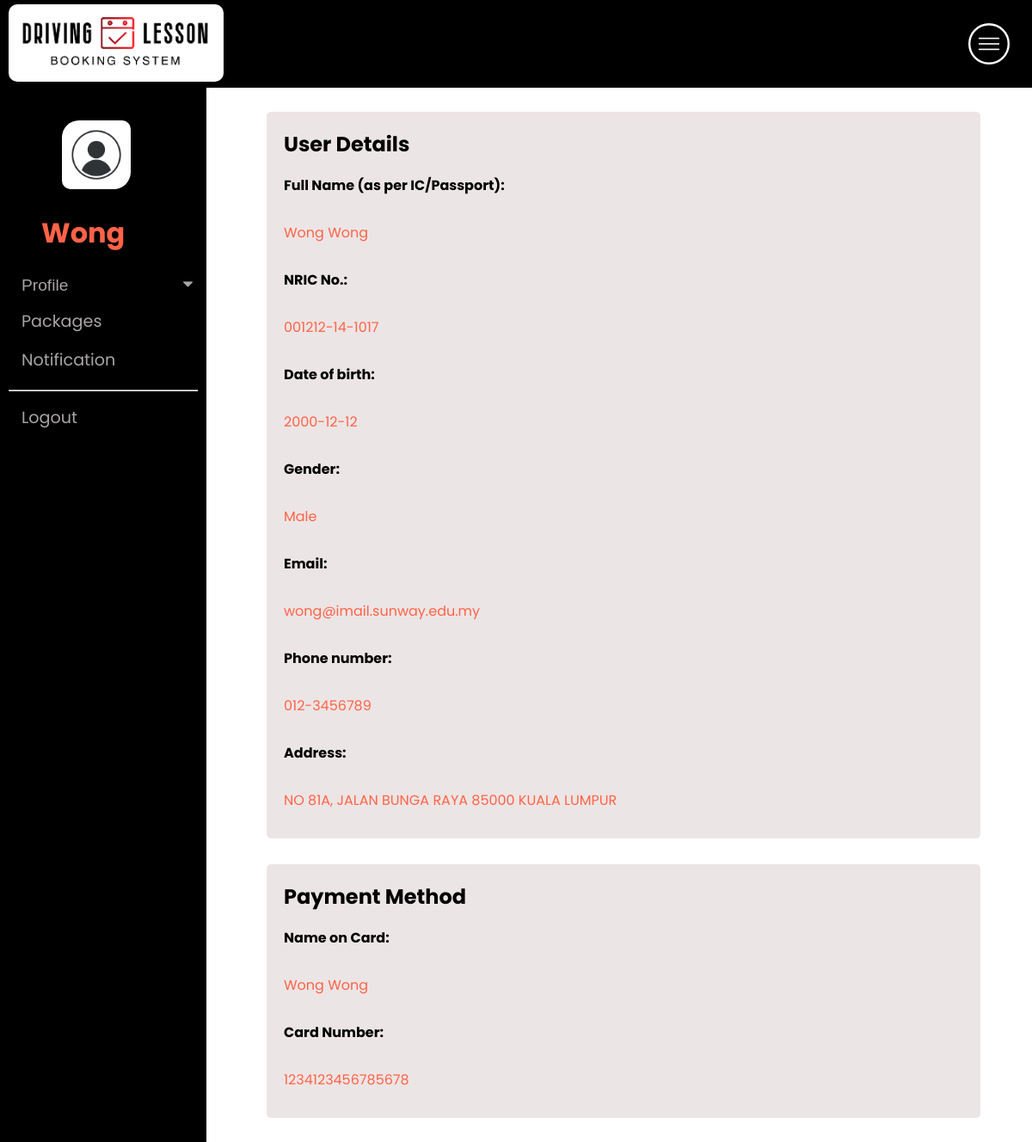
The page /user/Profile.php (signed in) on the database its author committed.
### tables this page shows
CREATE TABLE `user` (
  `user_id` int(11) NOT NULL,
  `user_name` varchar(100) NOT NULL,
  `user_nric` varchar(22) NOT NULL,
  `user_dob` date NOT NULL,
  `user_gender` varchar(10) NOT NULL,
  `user_email` varchar(50) NOT NULL,
  `user_phonenum` varchar(20) NOT NULL,
  `user_location` varchar(500) NOT NULL,
  `user_learner` varchar(10) DEFAULT NULL,
  `user_password` varchar(100) NOT NULL,
  `user_password_2` varchar(100) DEFAULT NULL,
  `user_name_2` varchar(100) NOT NULL,
  `tnc1` varchar(10) DEFAULT NULL,
  `tnc2` varchar(10) DEFAULT NULL,
  `user_dri` varchar(500) NOT NULL,
  `user_packages` varchar(500) NOT NULL,
  `instructor` varchar(10) NOT NULL,
  `transportation_service` varchar(10) NOT NULL,
  `lesson_start_date` varchar(50) NOT NULL,
  `ava_time` varchar(50) NOT NULL,
  `user_notes` varchar(1000) NOT NULL,
  `ava_days` varchar(100) NOT NULL,
  `location_city` varchar(100) NOT NULL,
  `postal_code` varchar(10) NOT NULL,
  `location_state` varchar(100) NOT NULL,
  `name_card` varchar(100) NOT NULL,
  `card_num` varchar(20) NOT NULL,
  `card_exp_month` varchar(10) NOT NULL,
  `card_exp_year` varchar(10) NOT NULL,
  `CVC` varchar(10) NOT NULL,
  `user_notes_update` varchar(1000) NOT NULL,
  `user_subject` varchar(100) NOT NULL,
  `user_message` varchar(1000) NOT NULL,
  `message_notify` varchar(5) DEFAULT NULL,
  `update_notify` varchar(5) DEFAULT NULL
);

### user/Profile.php (the view, shortened to what this page needs)
<?php
include("header.php");
include("../dbconnect.php");
$userDetails = [];
$sql = "SELECT user_name, user_name_2, user_nric, user_dob, user_gender, user_email, user_phonenum, user_location, name_card, card_num FROM user WHERE user_id='" . $_SESSION['user_id'] . "'";
$result = mysqli_query($conn, $sql);
$resultCheck = mysqli_num_rows($result);
if($resultCheck > 0) {
    while($row = mysqli_fetch_assoc($result)) {
        foreach($row as $key => $value) {
            $userDetails[$key] = $value;
        }
    }
} else {
    echo "0 results";
}
?>
<link rel="stylesheet" href="./css/profile_details.css">
<link rel="stylesheet" href="https://cdnjs.cloudflare.com/ajax/libs/font-awesome/4.7.0/css/font-awesome.min.css">
</head>
<body>
    <section id="header">
        <div class="header container">
            <div class="nav-bar">
                <div class="brand">
                    <a href="Homepage.php"><img src="./image/logo3.png" class="logo" alt="logo" id="logo"></a>
                </div>
                <div class="nav-list">
                    <div class="hamburger"><div class="bar"></div></div>
                </div>
            </div>
        </div>
    </section>
    <section id="profile">
        <div class="profile container">
            <div class="side-nav">
                <img src="./image/ppl_icon.jpg" alt="img">
                <h2><?php echo $userDetails["user_name"]; ?></h2>
                <button class="dropdown-btn">Profile
                    <i class="fa fa-caret-down"></i>
                </button>
                <a href="propackages.php">Packages</a>
                <a href="notification.php">Notification</a>
                <hr>
                <a href="logout.php">Logout</a>
                </div>
                <div class="main">
                    <div class="details container1">
                    <form action="Profile.php" method="POST">
                        <div id="User_Details"><h1>User Details</h1></div>
                        <div class="row">
                            <div class="column-left">
                                <label for="name">Full Name (as per IC/Passport):</label>
                            </div>
                            <div class="column-right">
                            <div>
                            <label><?php echo $userDetails["user_name_2"]; ?></label>
                            </div>
                        </div>
                        <div class="row">
                            <div class="column-left">
                                <label for="nric">NRIC No.:</label>
                            </div>
                            <div class="column-right">
                            <label><?php echo $userDetails["user_nric"]; ?></label>
                            </div>
                        </div>
                        <div class="row">
                        <div class="column-left">
                                <label for="DOB">Date of birth:</label>
                            </div>
                            <div class="column-right">
                            <label><?php echo $userDetails["user_dob"]; ?></label>
                            </div>
                        </div>
                        <div class="row">
                        <div class="column-left">
                                <label for="gender">Gender:</label>
                            </div>
                            <div class="column-right">
                            <label><?php echo $userDetails["user_gender"]; ?></label>
                            </div>
                        </div>
                        <div class="row">
                        <div class="column-left">
                                <label for="email">Email:</label>
                            </div>
                            <div class="column-right">
                            <label><?php echo $userDetails["user_email"]; ?></label>
                            </div>
                        </div>
                        <div class="row">
                        <div class="column-left">
                                <label for="phnum">Phone number:</label>
                            </div>
                            <div class="column-right">
                            <label><?php echo $userDetails["user_phonenum"]; ?></label>
                            </div>
                        </div>
                        <div class="row">
                            <div class="column-left">
                                <label for="address">Address:</label>
                            </div>
                            <div class="column-right">
                                <label><?php echo $userDetails["user_location"]; ?></label>
                            </div>
                        </div>
                    </div>
                </div>
                <div class="details container1">
                <div id="Payment Method"><h1>Payment Method</h1></div>
                        <div class="row">
                            <div class="column-left">
                                <label for="name">Name on Card:</label>
                            </div>
                            <div class="column-right">
                            <div>
                            <label><?php echo $userDetails["name_card"]; ?></label>
                            </div>
                        </div>
                        <div class="row">
                            <div class="column-left">
                            <label for="fname">Card Number:</label>
                            </div>
                            <div class="column-right">
                            <div>
                            <label><?php echo $userDetails["card_num"]; ?></label>
                            </div>
                        </div>
                </div>
        </div>
    </section>
</body>
</html>

### user/css/profile_details.css (style rules this page uses)
* { padding: 0; margin: 0; box-sizing: border-box; }
html { font-family: 'Poppins', sans-serif; font-size: 16px; scroll-behavior: smooth; }
a { text-decoration: none; }
.container { min-height: 100vh; width: 100%; display: flex; align-items: center; justify-content: center; }
img { height: 100%; width: 100%; object-fit: cover; }
#header { position: fixed; z-index: 1000; left: 0; top: 0; width: 100%; height: auto; }
#header .header { min-height: 0vh; background-color: black ; }
#header .brand img { width: 265px; height: 65px; border-radius: 10px; overflow: hidden; margin-top: 5px; }
#header .header .nav-bar { display: flex; align-items: center; justify-content: space-between; width: 100%; height: 100%; max-width: 1300px; padding: 0 10px; }
#header .hamburger { height: 60px; width: 60px; display: inline-block; border: 3px solid white; border-radius: 50%; position: relative; display: flex; align-items: center; justify-content: center; cursor: pointer; transform: scale(0.8); margin-right: 10px; z-index: 100; }
#header .hamburger .bar { height: 2px; width: 30px; position: relative; background-color: white; z-index: -1; }
#header .hamburger .bar::after, #header .hamburger .bar::before { content: ""; position: absolute; height: 100%; width: 100%; left: 0; background-color: white; transition: 0.3s ease; transition-property: top, bottom; }
#header .hamburger .bar::after { top: 8px; }
#header .hamburger .bar::before { bottom: 8px; }
#profile { width: 100%; margin: auto; }
#profile .profile { max-width: 1200px; margin: 0 auto; }
#profile .side-nav { height: 100%; width: 200px; position: fixed; z-index: 1; top: 0; left: 0; background-color: black; overflow-x: hidden; padding-top: 100px; }
#profile .side-nav img { width: 80px; height: 70px; margin-left: 50px; margin-bottom: 20px; border: hidden; border-radius: 20px 10px; }
#profile .side-nav a, .dropdown-btn { padding: 6px 8px 10px 25px; text-decoration: none; font-size: 1.2rem; color: #a8a4a4; display: block; border: none; background: none; width: 100%; text-align: left; cursor: pointer; outline: none; }
#profile .side-nav h2 { color: tomato; padding-left: 20%; padding-bottom: 20px; font-size: 1.5rem; }
#profile .side-nav hr { margin: 10px; }
#profile .main { margin-left: 200px; padding: 0px 10px; width: 80%; margin-top: 100px; }
#profile .container1 { border-radius: 5px; background-color: rgb(236, 229, 229); padding: 20px; margin: 30px; }
#profile label { padding: 12px 12px 12px 0; display: inline-block; }
#profile .column-left { float: left; width: 100%; margin-top: 6px; font-weight: bold; }
#profile .column-right { float: left; width: 100%; margin-top: 6px; color: tomato; }
#profile .row:after { content: ""; display: table; clear: both; }
#profile .fa-caret-down { float: right; padding-right: 8px; }
@media only screen and (min-width:760px) { #header .brand img { width: 250px; height: 90px; border-radius: 10px; overflow: hidden; margin-top: 5px; } }
@media only screen and (min-width:760px) { #profile .side-nav { min-width: 20%; } }
@media only screen and (min-width:760px) { #profile .side-nav h2 { font-size: 2rem; padding-left: 20%; } }
@media only screen and (min-width:760px) { #profile .side-nav img { width: 80px; height: 80px; margin-top: 40px; margin-left: 30%; } }
@media only screen and (min-width:760px) { #profile .main { padding-left: 5%; } }

### rows shown on the page
user: user_name "Wong", user_name_2 "Wong Wong", user_nric "001212-14-1017", user_dob "2000-12-12", user_gender "Male", user_email "wong@imail.sunway.edu.my", user_phonenum "012-3456789", user_location "NO 81A, JALAN BUNGA RAYA 85000 KUALA LUMPUR", name_card "Wong Wong", card_num "1234123456785678"
